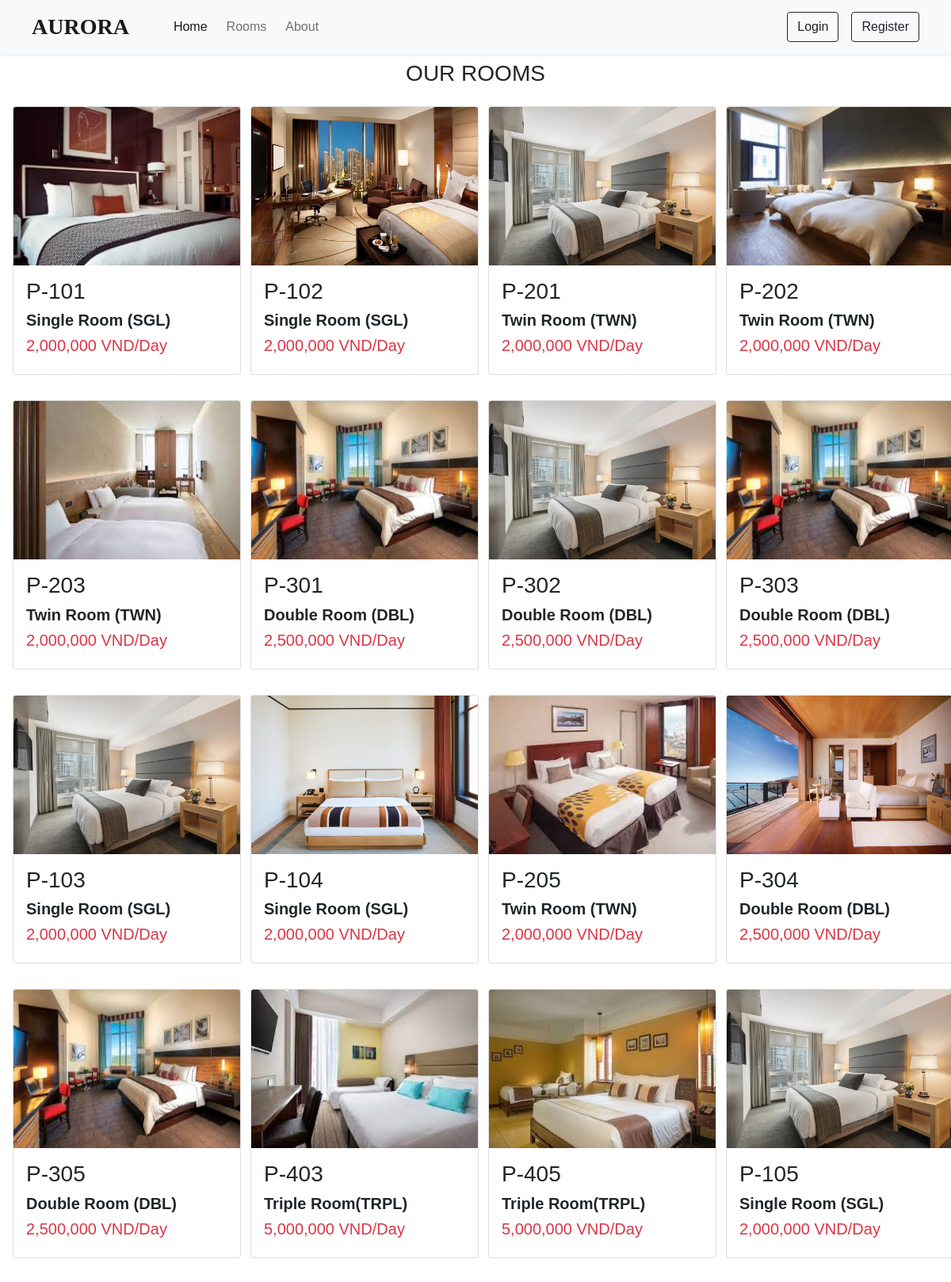
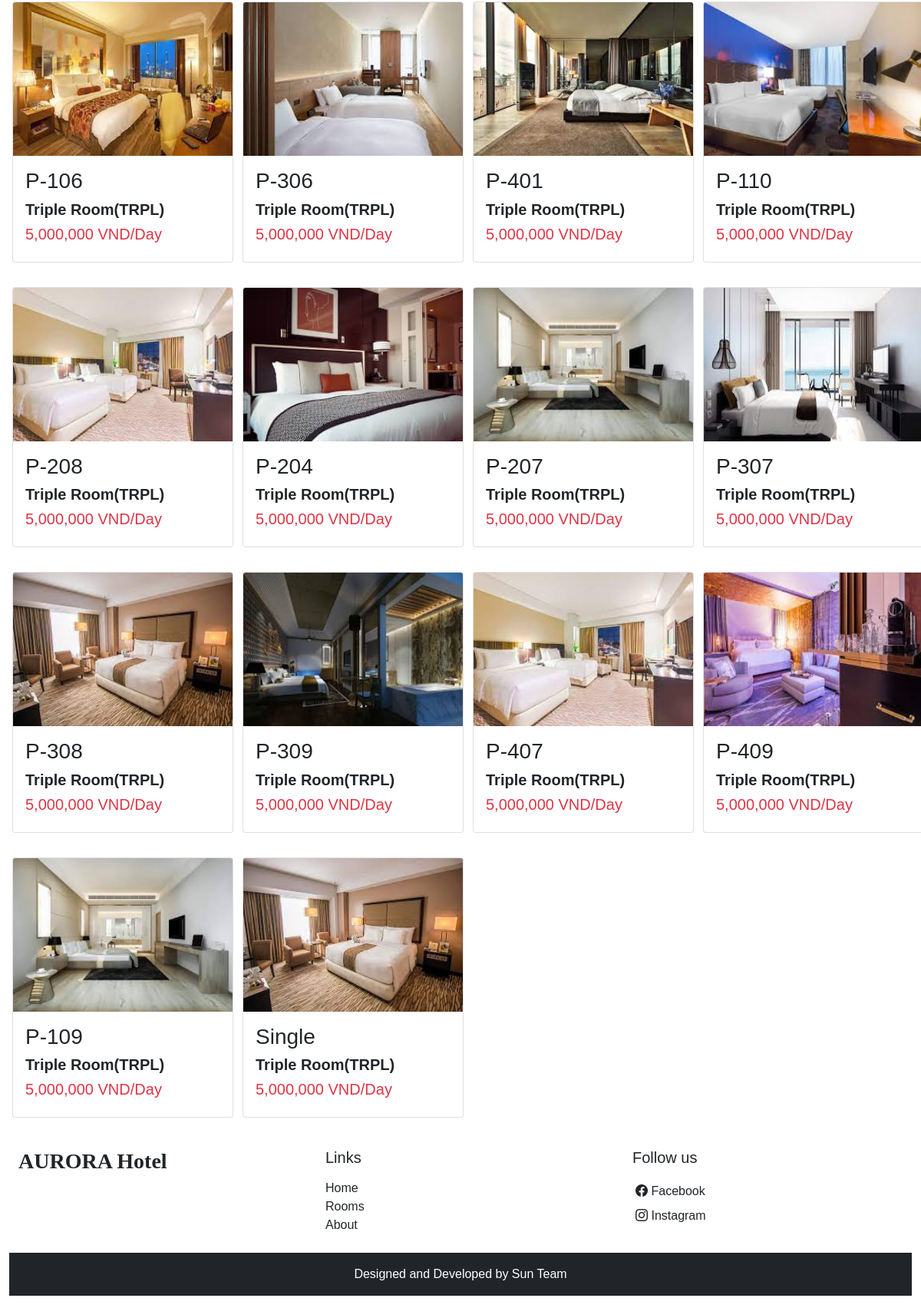
The app's page /source/list_rooms.php with its own data (2 pictures, top to bottom).
### tables this page shows
CREATE TABLE `ds_phong` (
  `ID_PHONG` int(10) NOT NULL,
  `TEN_PHONG` varchar(30) NOT NULL,
  `ID_LOAIPHONG` varchar(10) NOT NULL,
  `DANHGIA` int(1) DEFAULT NULL,
  `HINHANH` varchar(100) DEFAULT NULL,
  `status` int(11) NOT NULL
);

CREATE TABLE `ds_loaiphong` (
  `ID_LOAIPHONG` char(10) NOT NULL,
  `TEN_LOAIPHONG` varchar(20) NOT NULL,
  `SOLUONG` int(1) NOT NULL,
  `GIA` int(1) NOT NULL,
  `HINHANH` varchar(100) NOT NULL,
  `FEATURES` varchar(50) NOT NULL,
  `FACILITIES` varchar(50) NOT NULL
);

### source/list_rooms.php (the view, shortened to what this page needs)
<!DOCTYPE html>
<html lang="en">
<?php
if (!function_exists('currency_format')) {
    function currency_format($number, $suffix = ' VND') {
        if (!empty($number)) {
            return number_format($number, 0, ',', ',') . "{$suffix}";
        }
    }
}
?>
<head>
    <link href="https://cdn.jsdelivr.net/npm/bootstrap@5.0.2/dist/css/bootstrap.min.css" rel="stylesheet">
    <link rel="stylesheet" href="https://cdn.jsdelivr.net/npm/bootstrap-icons@1.10.3/font/bootstrap-icons.css">
    <link rel="stylesheet" href="https://cdn.jsdelivr.net/npm/swiper@9/swiper-bundle.min.css" />
    <link rel="stylesheet" href="https://cdnjs.cloudflare.com/ajax/libs/font-awesome/4.7.0/css/font-awesome.min.css">
</head>
<body>
<div class="container-fluid"  style="display: flex;">
<div class="row">
<?php
    require("header.php");
?>
    <h3 class="text-center pt-2">OUR ROOMS</h3>
<?php
            $sql = "select * from DS_PHONG where STATUS=1";
            $run = mysqli_query($connection, $sql);
            $num = mysqli_num_rows($run);
            if ($num == 0){
                echo "Not found";
            }
            else{
                while ($row = mysqli_fetch_array($run)) {
                    $s = "SELECT TEN_LOAIPHONG, GIA FROM DS_LOAIPHONG WHERE ID_LOAIPHONG='" . $row['ID_LOAIPHONG'] . "'";
                    $ex = mysqli_query($connection, $s);
                    $n = mysqli_num_rows($ex);
                    $r = mysqli_fetch_array($ex);
                    if($n == 0){
                        echo "Not found";
                    }
                    else{
?>
        <div class='col-lg-3 col-md-6 p-3'>
            <div class="card" style="width: 18rem;">
            <img src="./admin/upload/rooms/<?php echo $row['HINHANH'] ?>" class='card-img-top' style='height: 200px;'>
            <div class="card-body">
                <h3 class="card-title"><?php echo $row['TEN_PHONG']?></h3>
                <h5 class="card-title fw-bold"><?php echo $r['TEN_LOAIPHONG']?></h5>
                <h5 class="text-danger"><?php echo currency_format($r['GIA'])?>/Day</h5>
            </div>
            </div>
        </div>
<?php }
        }
    }
 ?>
</div>
 </div>
<?php require("footer.php")?>
</body>
</html>

### source/header.php (shortened to what this page needs)
<?php
    require("connection.php");
?>
<nav class="navbar navbar-expand-lg navbar-light bg-light px-lg-3 py-lg-2 shadow-sm sticky-top">
    <div class="container-fluid">
        <a class="navbar-brand me-5 fw-bold fs-3 h-font" href="index.php">AURORA</a>
        <div class="collapse navbar-collapse" id="navbarSupportedContent">
        <ul class="navbar-nav me-auto mb-2 mb-lg-0">
            <li class="nav-item">
                <a class="nav-link active me-2" aria-current="page" href="index.php">Home</a>
            </li>
            <li class="nav-item">
                <a class="nav-link me-2" href="list_rooms.php">Rooms</a>
            </li>
            <li class="nav-item">
                <a class="nav-link me-2" href="about.php">About</a>
            </li>
        </ul>
        <div class="d-flex right-side">
<?php
            if (isset($_COOKIE['id'])) {
                $id = $_COOKIE['id'];
                $sql = "select * from ds_khachhang where username='$id'";
                $result = $connection->query($sql);
                $row = $result->fetch_array();
                $avt = $row['PICTURE'];
                $name = $row['TEN_KHACHHANG'];
?>
            <button class="btn" onclick="window.location.replace('profile.php')">
                <img style="border-radius: 50px" width="30px" height="30px" src="./admin/upload/user/<?php echo $avt?>" alt="">
                <span class="mx-2"><?php echo $name?></span>
            </button>
<?php
            }
            else {
                echo '
                    <button type="button" class="btn btn-outline-dark shadow-none me-lg-3 me-2" data-bs-toggle="modal" data-bs-target="#loginModal">
                        Login
                    </button>
                    <button type="button" class="btn btn-outline-dark shadow-none" data-bs-toggle="modal" data-bs-target="#registerModal">
                        Register
                    </button>
                ';
            }
?>
        </div>
    </div>
    </div>
    </nav>

### source/footer.php (shortened to what this page needs)
<div class="container-fluid bg-white">
        <div class="row">
            <div class="col-lg-4 p-4">
                <h3 class="h-font fw-bold fs-3">AURORA Hotel</h3>
            </div>
            <div class="col-lg-4 p-4">
                <h5 class="mb-3">Links</h5>
                <a href="index.php" class="d-inline-blockmb-2 text-decoration-none text-dark">Home</a><br>
                <a href="list_rooms.php" class="d-inline-blockmb-2 text-decoration-none text-dark">Rooms</a><br>
                <a href="about.php" class="d-inline-blockmb-2 text-decoration-none text-dark">About</a><br>
            </div>
            <div class="col-lg-4 p-4">
            <h5 class="mb-3">Follow us</h5>
                    <a href="https://www.facebook.com/du.phi.756/" class="text-decoration-none d-inline-block text-dark p-1">
                        <i class="bi bi-facebook"></i> Facebook
                    </a>
                    <br>
                    <a href="https://www.instagram.com/phi.du.311/" class="text-decoration-none d-inline-block e text-dark p-1">
                        <i class="bi bi-instagram"></i> Instagram
                    </a>
            </div>
        </div>
        <p class="text-center bg-dark text-white p-3">Designed and Developed by Sun Team</p>
</div>

### source/list_rooms.php (style rules this page uses)
* { font-family: 'Poppins', sans-serif; }
.h-font { font-family: 'Merienda', cursive; }

### records on screen
ds_phong: HINHANH (picture), TEN_PHONG "P-101", ID_LOAIPHONG.TEN_LOAIPHONG "Single Room (SGL)", ID_LOAIPHONG.GIA "2,000,000 VND"
ds_phong: HINHANH (picture), TEN_PHONG "P-102", ID_LOAIPHONG.TEN_LOAIPHONG "Single Room (SGL)", ID_LOAIPHONG.GIA "2,000,000 VND"
ds_phong: HINHANH (picture), TEN_PHONG "P-201", ID_LOAIPHONG.TEN_LOAIPHONG "Twin Room (TWN)", ID_LOAIPHONG.GIA "2,000,000 VND"
ds_phong: HINHANH (picture), TEN_PHONG "P-202", ID_LOAIPHONG.TEN_LOAIPHONG "Twin Room (TWN)", ID_LOAIPHONG.GIA "2,000,000 VND"
ds_phong: HINHANH (picture), TEN_PHONG "P-203", ID_LOAIPHONG.TEN_LOAIPHONG "Twin Room (TWN)", ID_LOAIPHONG.GIA "2,000,000 VND"
ds_phong: HINHANH (picture), TEN_PHONG "P-301", ID_LOAIPHONG.TEN_LOAIPHONG "Double Room (DBL)", ID_LOAIPHONG.GIA "2,500,000 VND"
ds_phong: HINHANH (picture), TEN_PHONG "P-302", ID_LOAIPHONG.TEN_LOAIPHONG "Double Room (DBL)", ID_LOAIPHONG.GIA "2,500,000 VND"
ds_phong: HINHANH (picture), TEN_PHONG "P-303", ID_LOAIPHONG.TEN_LOAIPHONG "Double Room (DBL)", ID_LOAIPHONG.GIA "2,500,000 VND"
ds_phong: HINHANH (picture), TEN_PHONG "P-103", ID_LOAIPHONG.TEN_LOAIPHONG "Single Room (SGL)", ID_LOAIPHONG.GIA "2,000,000 VND"
ds_phong: HINHANH (picture), TEN_PHONG "P-104", ID_LOAIPHONG.TEN_LOAIPHONG "Single Room (SGL)", ID_LOAIPHONG.GIA "2,000,000 VND"
ds_phong: HINHANH (picture), TEN_PHONG "P-205", ID_LOAIPHONG.TEN_LOAIPHONG "Twin Room (TWN)", ID_LOAIPHONG.GIA "2,000,000 VND"
ds_phong: HINHANH (picture), TEN_PHONG "P-304", ID_LOAIPHONG.TEN_LOAIPHONG "Double Room (DBL)", ID_LOAIPHONG.GIA "2,500,000 VND"
ds_phong: HINHANH (picture), TEN_PHONG "P-305", ID_LOAIPHONG.TEN_LOAIPHONG "Double Room (DBL)", ID_LOAIPHONG.GIA "2,500,000 VND"
ds_phong: HINHANH (picture), TEN_PHONG "P-403", ID_LOAIPHONG.TEN_LOAIPHONG "Triple Room(TRPL)", ID_LOAIPHONG.GIA "5,000,000 VND"
ds_phong: HINHANH (picture), TEN_PHONG "P-405", ID_LOAIPHONG.TEN_LOAIPHONG "Triple Room(TRPL)", ID_LOAIPHONG.GIA "5,000,000 VND"
ds_phong: HINHANH (picture), TEN_PHONG "P-105", ID_LOAIPHONG.TEN_LOAIPHONG "Single Room (SGL)", ID_LOAIPHONG.GIA "2,000,000 VND"
ds_phong: HINHANH (picture), TEN_PHONG "P-106", ID_LOAIPHONG.TEN_LOAIPHONG "Triple Room(TRPL)", ID_LOAIPHONG.GIA "5,000,000 VND"
ds_phong: HINHANH (picture), TEN_PHONG "P-306", ID_LOAIPHONG.TEN_LOAIPHONG "Triple Room(TRPL)", ID_LOAIPHONG.GIA "5,000,000 VND"
ds_phong: HINHANH (picture), TEN_PHONG "P-401", ID_LOAIPHONG.TEN_LOAIPHONG "Triple Room(TRPL)", ID_LOAIPHONG.GIA "5,000,000 VND"
ds_phong: HINHANH (picture), TEN_PHONG "P-110", ID_LOAIPHONG.TEN_LOAIPHONG "Triple Room(TRPL)", ID_LOAIPHONG.GIA "5,000,000 VND"
ds_phong: HINHANH (picture), TEN_PHONG "P-208", ID_LOAIPHONG.TEN_LOAIPHONG "Triple Room(TRPL)", ID_LOAIPHONG.GIA "5,000,000 VND"
ds_phong: HINHANH (picture), TEN_PHONG "P-204", ID_LOAIPHONG.TEN_LOAIPHONG "Triple Room(TRPL)", ID_LOAIPHONG.GIA "5,000,000 VND"
ds_phong: HINHANH (picture), TEN_PHONG "P-207", ID_LOAIPHONG.TEN_LOAIPHONG "Triple Room(TRPL)", ID_LOAIPHONG.GIA "5,000,000 VND"
ds_phong: HINHANH (picture), TEN_PHONG "P-307", ID_LOAIPHONG.TEN_LOAIPHONG "Triple Room(TRPL)", ID_LOAIPHONG.GIA "5,000,000 VND"
ds_phong: HINHANH (picture), TEN_PHONG "P-308", ID_LOAIPHONG.TEN_LOAIPHONG "Triple Room(TRPL)", ID_LOAIPHONG.GIA "5,000,000 VND"
ds_phong: HINHANH (picture), TEN_PHONG "P-309", ID_LOAIPHONG.TEN_LOAIPHONG "Triple Room(TRPL)", ID_LOAIPHONG.GIA "5,000,000 VND"
ds_phong: HINHANH (picture), TEN_PHONG "P-407", ID_LOAIPHONG.TEN_LOAIPHONG "Triple Room(TRPL)", ID_LOAIPHONG.GIA "5,000,000 VND"
ds_phong: HINHANH (picture), TEN_PHONG "P-409", ID_LOAIPHONG.TEN_LOAIPHONG "Triple Room(TRPL)", ID_LOAIPHONG.GIA "5,000,000 VND"
ds_phong: HINHANH (picture), TEN_PHONG "P-109", ID_LOAIPHONG.TEN_LOAIPHONG "Triple Room(TRPL)", ID_LOAIPHONG.GIA "5,000,000 VND"
ds_phong: HINHANH (picture), TEN_PHONG "Single", ID_LOAIPHONG.TEN_LOAIPHONG "Triple Room(TRPL)", ID_LOAIPHONG.GIA "5,000,000 VND"
